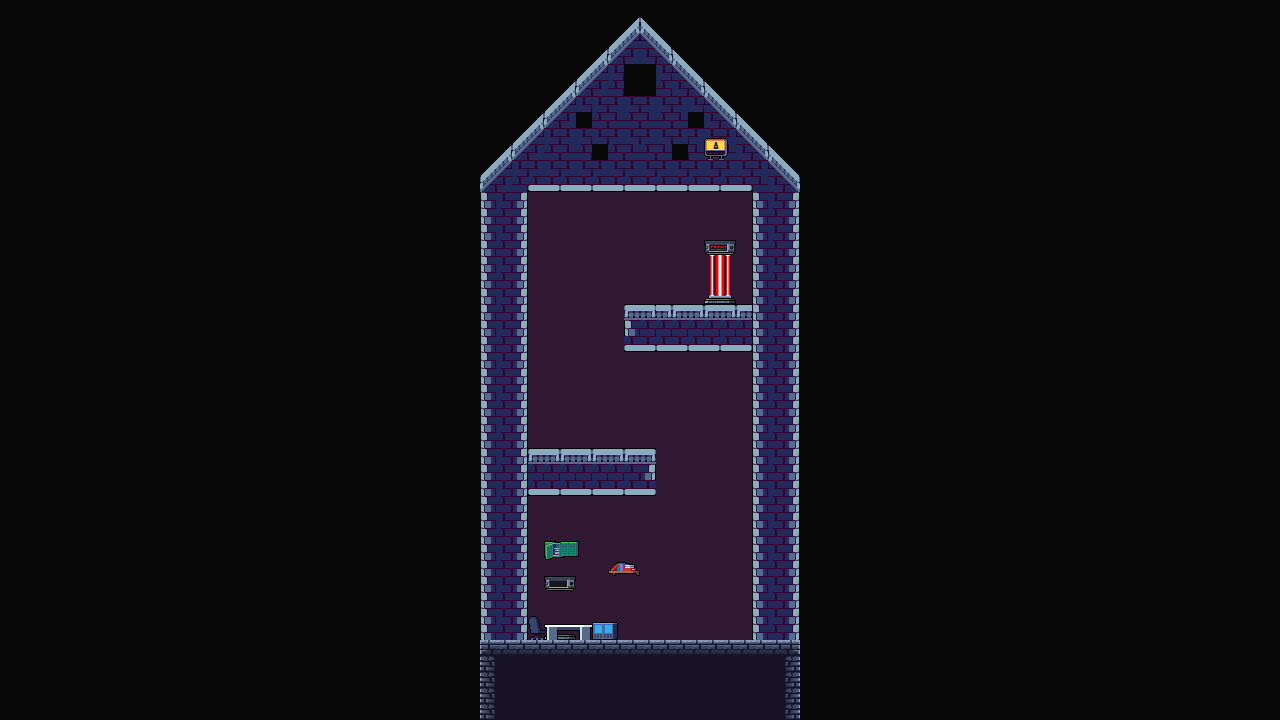

A 2D game scene composited from a Tiled map and its tileset images. What follows is a short description and the map's XML, with each tile layer's data collapsed to a summary:
An orthogonal 80x45 tile map with 16x16 px tiles, 3 tile layers (Bg, Obstacle, Decor), 5 tilesets and 11 objects.

<map version="1.10" tiledversion="1.11.2" orientation="orthogonal" renderorder="right-down" width="80" height="45" tilewidth="16" tileheight="16" infinite="0" nextlayerid="7" nextobjectid="15">
 <tileset firstgid="1" name="Cyberpunk" tilewidth="16" tileheight="16" tilecount="256" columns="16">
  <image source="Cyberpunk.png" width="256" height="256" />
 </tileset>
 <tileset firstgid="257" name="Dungeon Tile Set" tilewidth="16" tileheight="16" tilecount="270" columns="15">
  <image source="Dungeon Tile Set.png" width="240" height="288" />
 </tileset>
 <tileset firstgid="527" name="level_tileset" tilewidth="16" tileheight="16" tilecount="324" columns="18">
  <image source="level_tileset.png" width="300" height="300" />
 </tileset>
 <tileset firstgid="851" name="Decoration" tilewidth="78" tileheight="77" tilecount="27" columns="0">
  <grid orientation="orthogonal" width="1" height="1" />
  <tile id="0">
   <image source="decorations/1.png" width="32" height="17" />
  </tile>
  <tile id="1">
   <image source="decorations/2.png" width="32" height="14" />
  </tile>
  <tile id="2">
   <image source="decorations/3.png" width="32" height="6" />
  </tile>
  <tile id="3">
   <image source="decorations/4.png" width="32" height="8" />
  </tile>
  <tile id="4">
   <image source="decorations/5.png" width="5" height="6" />
  </tile>
  <tile id="5">
   <image source="decorations/6.png" width="5" height="3" />
  </tile>
  <tile id="6">
   <image source="decorations/7.png" width="17" height="3" />
  </tile>
  <tile id="7">
   <image source="decorations/8.png" width="19" height="24" />
  </tile>
  <tile id="8">
   <image source="decorations/9.png" width="35" height="19" />
  </tile>
  <tile id="9">
   <image source="decorations/10.png" width="11" height="16" />
  </tile>
  <tile id="10">
   <image source="decorations/11.png" width="13" height="17" />
  </tile>
  <tile id="11">
   <image source="decorations/12.png" width="26" height="18" />
  </tile>
  <tile id="12">
   <image source="decorations/13.png" width="57" height="26" />
  </tile>
  <tile id="13">
   <image source="decorations/14.png" width="57" height="26" />
  </tile>
  <tile id="14">
   <image source="decorations/15.png" width="57" height="26" />
  </tile>
  <tile id="15">
   <image source="decorations/16.png" width="57" height="26" />
  </tile>
  <tile id="16">
   <image source="decorations/17.png" width="65" height="16" />
  </tile>
  <tile id="17">
   <image source="decorations/18.png" width="49" height="16" />
  </tile>
  <tile id="18">
   <image source="decorations/19.png" width="32" height="22" />
  </tile>
  <tile id="19">
   <image source="decorations/20.png" width="24" height="22" />
  </tile>
  <tile id="20">
   <image source="decorations/21.png" width="13" height="22" />
  </tile>
  <tile id="21">
   <image source="decorations/22.png" width="7" height="22" />
  </tile>
  <tile id="22">
   <image source="decorations/23.png" width="35" height="6" />
  </tile>
  <tile id="23">
   <image source="decorations/24.png" width="68" height="76" />
  </tile>
  <tile id="24">
   <image source="decorations/25.png" width="68" height="77" />
  </tile>
  <tile id="25">
   <image source="decorations/26.png" width="68" height="48" />
  </tile>
  <tile id="26">
   <image source="decorations/27.png" width="78" height="35" />
  </tile>
 </tileset>
 <tileset firstgid="878" name="mainlevbuild" tilewidth="16" tileheight="16" tilecount="2560" columns="64">
  <image source="mainlevbuild.png" width="1024" height="640" />
 </tileset>
 <layer id="1" name="Bg" width="80" height="45">
  <data>[3600 cells, 3600 non-empty, 8 distinct tile ids]</data>
 </layer>
 <layer id="2" name="Obstacle" width="80" height="45">
  <data>[3600 cells, 466 non-empty, 50 distinct tile ids]</data>
 </layer>
 <layer id="6" name="Decor" width="80" height="45">
  <data>[3600 cells, 4 non-empty, 4 distinct tile ids]</data>
 </layer>
 <objectgroup color="#c80000" id="3" name="Wall">
  <object id="1" x="528.333" y="449.333" width="127.333" height="45" />
  <object id="2" x="625.5" y="305" width="126.5" height="47" />
  <object id="3" x="480" y="189" width="46.5" height="452" />
  <object id="4" x="752" y="189.5" width="46.5" height="450.5" />
  <object id="5" x="480.5" y="639" width="320" height="81" />
  <object id="6" x="481.5" y="177" width="319" height="15.5" />
  <object id="10" x="-4" y="2.66667" width="486.667" height="716" />
  <object id="11" x="448" y="5.33333" width="830.667" height="173.333" />
  <object id="12" x="790.667" y="129.333" width="501.333" height="610.667" />
 </objectgroup>
 <objectgroup id="4" name="Spawn">
  <object id="7" x="544.5" y="576.5" width="32" height="61" />
 </objectgroup>
 <objectgroup id="5" name="Exit">
  <object id="9" x="705" y="240.5" width="31" height="63" />
 </objectgroup>
</map>
